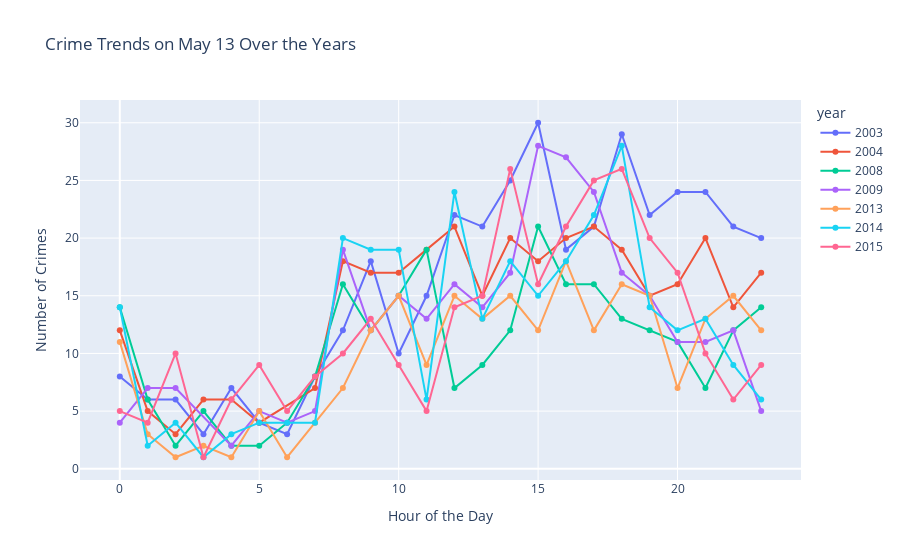

The notebook cell saved with this chart:
### Markdown cell above
The crime rate is lower in the early hours of the morning 4-5 and the highest at 16-17 in the afternoon
Now lits check if it is consistnce in all the day by polting random day of each year

### Code cell
# Create an empty DataFrame to store results
crime_by_hour_all = pd.DataFrame()

# Loop through each year from 2003 to 2016
for i in range(2003, 2016):
    day = str(i) + '-05-13'
    
    # Filter data for May 13 of the given year
    df_t = df[df['date'] == pd.to_datetime(day).date()]
    
    # Count crimes per hour
    crime_by_hour = df_t.groupby('hour').size().reset_index(name='crime_count')
    
    # Add a new column to indicate the year
    crime_by_hour['year'] = str(i)
    
    # Append to main DataFrame
    crime_by_hour_all = pd.concat([crime_by_hour_all, crime_by_hour], ignore_index=True)

# Create interactive line plot
fig_2 = px.line(crime_by_hour_all, x='hour', y='crime_count', color='year',
              title='Crime Trends on May 13 Over the Years',
              labels={'hour': 'Hour of the Day', 'crime_count': 'Number of Crimes'},
              markers=True)

# Show plot
fig_2.show()

### Figure 1 — Plotly figure (JSON) as saved in the notebook; plotly's stock layout.template omitted (floating-point values rounded to 4 significant figures)
{"data": [{"hovertemplate": "year=2003<br>Hour of the Day=%{x}<br>Number of Crimes=%{y}<extra></extra>", "legendgroup": "2003", "line": {"color": "#636efa", "dash": "solid"}, "marker": {"symbol": "circle"}, "mode": "lines+markers", "name": "2003", "orientation": "v", "showlegend": true, "type": "scatter", "x": [0, 1, 2, 3, 4, 5, 6, 7, 8, 9, 10, 11, 12, 13, 14, 15, 16, 17, 18, 19, 20, 21, 22, 23], "xaxis": "x", "y": [8, 6, 6, 3, 7, 4, 3, 8, 12, 18, 10, 15, 22, 21, 25, 30, 19, 21, 29, 22, 24, 24, 21, 20], "yaxis": "y"}, {"hovertemplate": "year=2004<br>Hour of the Day=%{x}<br>Number of Crimes=%{y}<extra></extra>", "legendgroup": "2004", "line": {"color": "#EF553B", "dash": "solid"}, "marker": {"symbol": "circle"}, "mode": "lines+markers", "name": "2004", "orientation": "v", "showlegend": true, "type": "scatter", "x": [0, 1, 2, 3, 4, 5, 7, 8, 9, 10, 11, 12, 13, 14, 15, 16, 17, 18, 19, 20, 21, 22, 23], "xaxis": "x", "y": [12, 5, 3, 6, 6, 4, 7, 18, 17, 17, 19, 21, 15, 20, 18, 20, 21, 19, 15, 16, 20, 14, 17], "yaxis": "y"}, {"hovertemplate": "year=2008<br>Hour of the Day=%{x}<br>Number of Crimes=%{y}<extra></extra>", "legendgroup": "2008", "line": {"color": "#00cc96", "dash": "solid"}, "marker": {"symbol": "circle"}, "mode": "lines+markers", "name": "2008", "orientation": "v", "showlegend": true, "type": "scatter", "x": [0, 1, 2, 3, 4, 5, 6, 7, 8, 9, 10, 11, 12, 13, 14, 15, 16, 17, 18, 19, 20, 21, 22, 23], "xaxis": "x", "y": [14, 6, 2, 5, 2, 2, 4, 8, 16, 12, 15, 19, 7, 9, 12, 21, 16, 16, 13, 12, 11, 7, 12, 14], "yaxis": "y"}, {"hovertemplate": "year=2009<br>Hour of the Day=%{x}<br>Number of Crimes=%{y}<extra></extra>", "legendgroup": "2009", "line": {"color": "#ab63fa", "dash": "solid"}, "marker": {"symbol": "circle"}, "mode": "lines+markers", "name": "2009", "orientation": "v", "showlegend": true, "type": "scatter", "x": [0, 1, 2, 4, 5, 6, 7, 8, 9, 10, 11, 12, 13, 14, 15, 16, 17, 18, 19, 20, 21, 22, 23], "xaxis": "x", "y": [4, 7, 7, 2, 5, 4, 5, 19, 12, 15, 13, 16, 14, 17, 28, 27, 24, 17, 15, 11, 11, 12, 5], "yaxis": "y"}, {"hovertemplate": "year=2013<br>Hour of the Day=%{x}<br>Number of Crimes=%{y}<extra></extra>", "legendgroup": "2013", "line": {"color": "#FFA15A", "dash": "solid"}, "marker": {"symbol": "circle"}, "mode": "lines+markers", "name": "2013", "orientation": "v", "showlegend": true, "type": "scatter", "x": [0, 1, 2, 3, 4, 5, 6, 7, 8, 9, 10, 11, 12, 13, 14, 15, 16, 17, 18, 19, 20, 21, 22, 23], "xaxis": "x", "y": [11, 3, 1, 2, 1, 5, 1, 4, 7, 12, 15, 9, 15, 13, 15, 12, 18, 12, 16, 15, 7, 13, 15, 12], "yaxis": "y"}, {"hovertemplate": "year=2014<br>Hour of the Day=%{x}<br>Number of Crimes=%{y}<extra></extra>", "legendgroup": "2014", "line": {"color": "#19d3f3", "dash": "solid"}, "marker": {"symbol": "circle"}, "mode": "lines+markers", "name": "2014", "orientation": "v", "showlegend": true, "type": "scatter", "x": [0, 1, 2, 3, 4, 5, 6, 7, 8, 9, 10, 11, 12, 13, 14, 15, 16, 17, 18, 19, 20, 21, 22, 23], "xaxis": "x", "y": [14, 2, 4, 1, 3, 4, 4, 4, 20, 19, 19, 6, 24, 13, 18, 15, 18, 22, 28, 14, 12, 13, 9, 6], "yaxis": "y"}, {"hovertemplate": "year=2015<br>Hour of the Day=%{x}<br>Number of Crimes=%{y}<extra></extra>", "legendgroup": "2015", "line": {"color": "#FF6692", "dash": "solid"}, "marker": {"symbol": "circle"}, "mode": "lines+markers", "name": "2015", "orientation": "v", "showlegend": true, "type": "scatter", "x": [0, 1, 2, 3, 4, 5, 6, 7, 8, 9, 10, 11, 12, 13, 14, 15, 16, 17, 18, 19, 20, 21, 22, 23], "xaxis": "x", "y": [5, 4, 10, 1, 6, 9, 5, 8, 10, 13, 9, 5, 14, 15, 26, 16, 21, 25, 26, 20, 17, 10, 6, 9], "yaxis": "y"}], "layout": {"legend": {"title": {"text": "year"}, "tracegroupgap": 0}, "title": {"text": "Crime Trends on May 13 Over the Years"}, "xaxis": {"anchor": "y", "domain": [0, 1], "title": {"text": "Hour of the Day"}}, "yaxis": {"anchor": "x", "domain": [0, 1], "title": {"text": "Number of Crimes"}}}}
